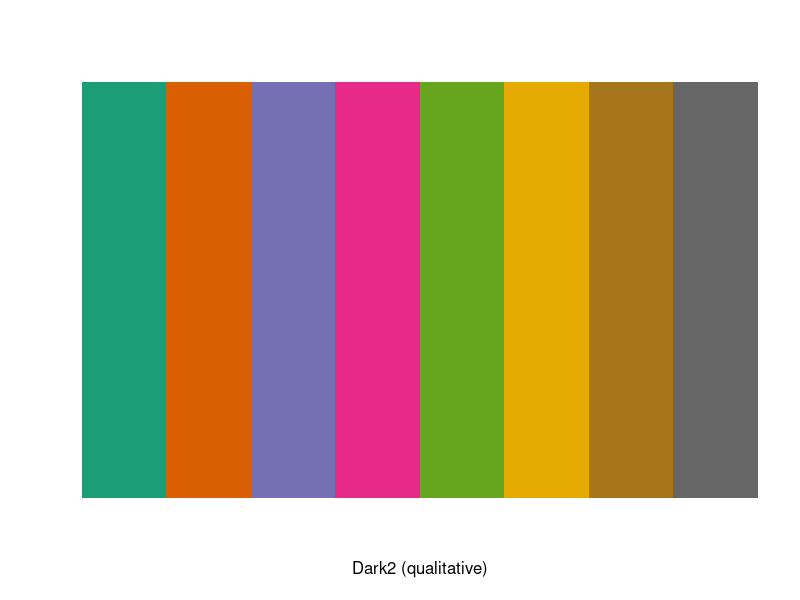
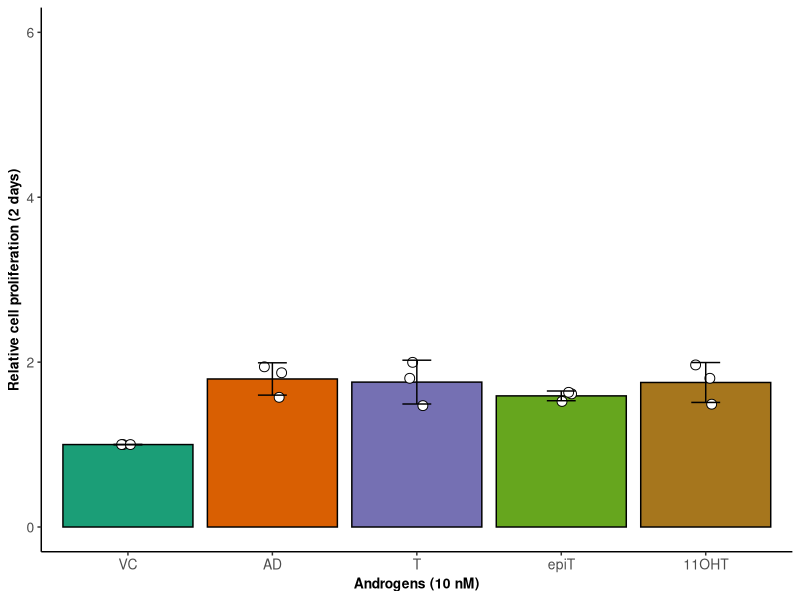
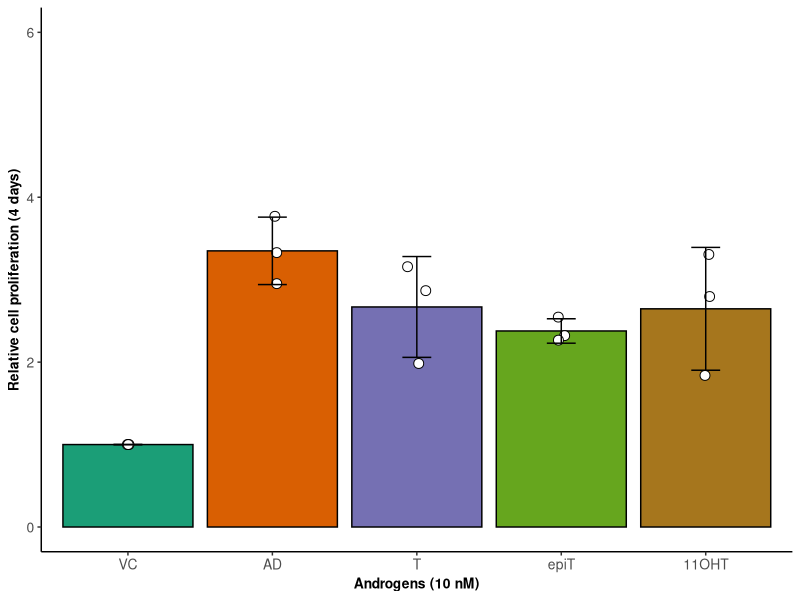
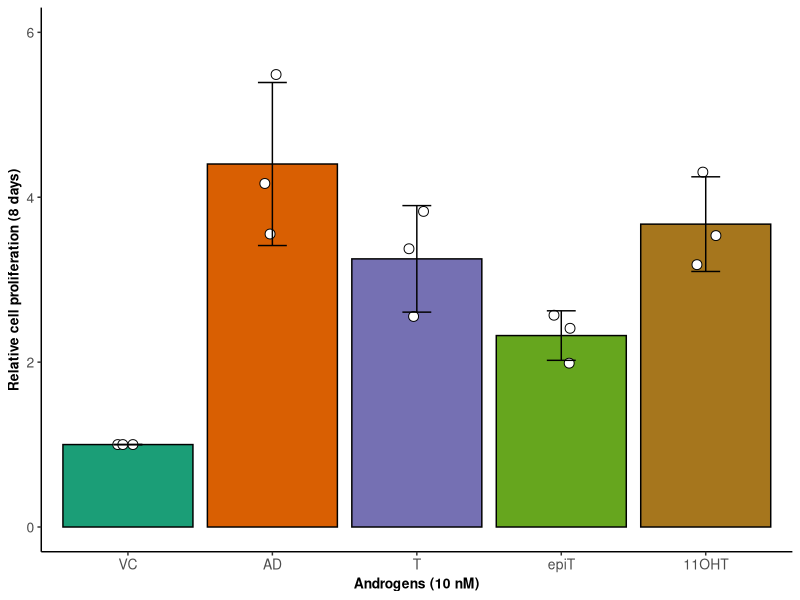
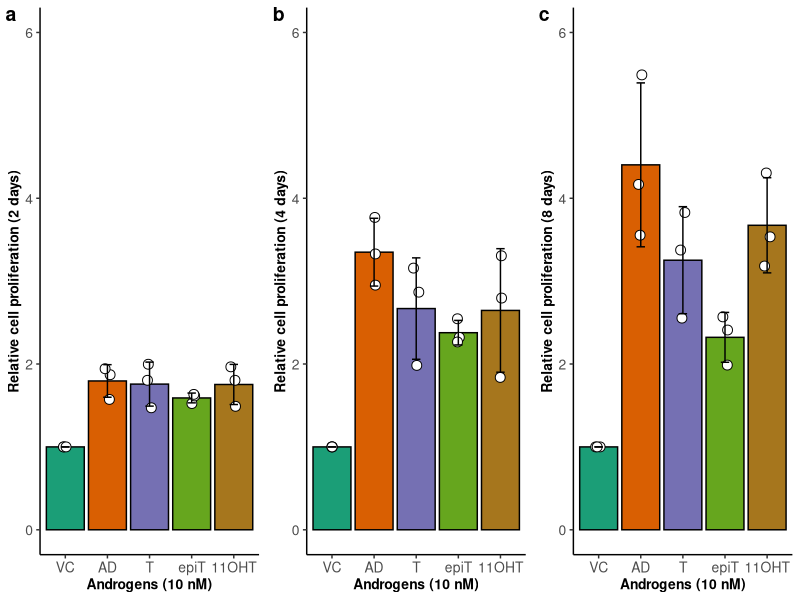
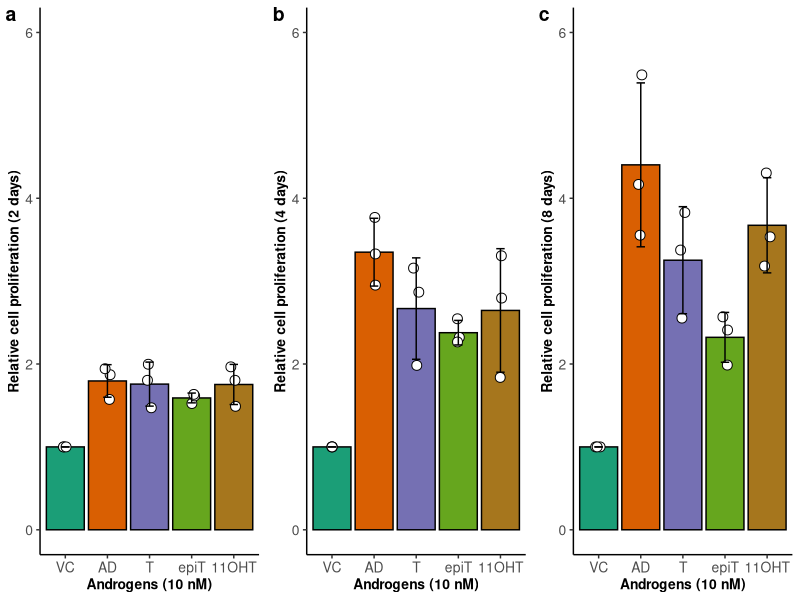

Here is the R script that generated these plots, in order:
## ---- chunk 1
knitr::opts_chunk$set(echo = TRUE)
## ---- chunk 2
getwd()
## ---- chunk 3
library(ggplot2)
library(ape)
library(plyr)
library(RColorBrewer)
library(reshape2)
library(scales)
library(dplyr)
library(ggpubr) 
library(cowplot) 
library(readr)
library(stats)
library(readr)
## ---- chunk 4
d1 <- read_csv("Androgen_VCaP_proliferation_overtime.csv") 
head(d1)
## ---- chunk 5
levels(factor(d1$Androgens))
levels(factor(d1$Time))
## ---- chunk 6
d1_d2 <- subset(d1, Time == "d2")
d1_d4 <- subset(d1, Time == "d4")
d1_d8 <- subset(d1, Time == "d8")
## ---- chunk 7
format.A <-  theme_classic()+ theme(plot.title = element_text(size= 11, hjust=0.5, face="bold"))+ 
  theme(axis.text = element_text(size = 10)) + theme(axis.title = element_text(size = 10, face="bold")) + 
  theme(strip.text = element_text( size = 10, face= "bold")) + theme(legend.position = "none")

format.B <-  theme_classic()+ theme(plot.title = element_text(size= 11, hjust=0.5, face="bold"))+ 
  theme(axis.text = element_text(size = 10)) + theme(axis.title = element_text(size = 10, face="bold")) + 
  theme(strip.text = element_text( size = 10, face= "bold")) 
## ---- chunk 8
display.brewer.pal(n = 8, name = 'Dark2')
brewer.pal(n = 8, name = "Dark2")
## ---- chunk 9
d1_d2$Androgens = factor(d1_d2$Androgens,order = TRUE, levels = c("VC", "AD", "T", "epiT","11OHT"))
d1_d4$Androgens = factor(d1_d4$Androgens,order = TRUE, levels = c("VC", "AD", "T", "epiT","11OHT"))
d1_d8$Androgens = factor(d1_d8$Androgens,order = TRUE, levels = c("VC", "AD", "T", "epiT","11OHT"))
## ---- chunk 10
d1_d2_summary <- d1_d2 %>%
  group_by(Androgens,Replicates) %>%
  summarise(
    Mean = mean(Relative_cell_proliferation),
    SD = sd(Relative_cell_proliferation) 
  )

d1_d2_summary$Relative_cell_proliferation <- d1_d2_summary$Mean
head(d1_d2_summary)
#View(d1_d2_summary)

d1_d2_summary2 <- d1_d2_summary %>%
  group_by(Androgens) %>%
  summarise(
    Mean = mean(Relative_cell_proliferation),
    SD = sd(Relative_cell_proliferation) 
  )

d1_d2_summary2$Relative_cell_proliferation <- d1_d2_summary2$Mean
head(d1_d2_summary2)
#View(d1_d2_summary2)

## ---- chunk 11

p_d2 <- ggplot(d1_d2_summary, aes(x = Androgens, y = Relative_cell_proliferation, fill = Androgens)) +
  geom_bar(data = d1_d2_summary2, aes(y = Relative_cell_proliferation), stat = "identity", position = position_dodge(),color="black") +
  geom_point(position = position_jitterdodge(jitter.width = 0.5, dodge.width = 0.9), aes(color = Androgens), 
             shape = 21, size = 3, stroke = 0.5, fill = "white")  + 
  geom_errorbar(data = d1_d2_summary2, aes(ymin = Relative_cell_proliferation - SD, ymax = Relative_cell_proliferation + SD), 
                width = .2, position = position_dodge(0.9)) + 
  scale_fill_manual(values = c( "#1B9E77", "#D95F02", "#7570B3", "#66A61E" , "#A6761D", "#666666")) + 
  scale_color_manual(values = c( "black" ,"black" ,"black","black","black")) + ylim(0,6) + 
  format.A + labs(x="Androgens (10 nM)", y="Relative cell proliferation (2 days)")

print(p_d2)

## ---- chunk 12
d1_d4_summary <- d1_d4 %>%
  group_by(Androgens,Replicates) %>%
  summarise(
    Mean = mean(Relative_cell_proliferation),
    SD = sd(Relative_cell_proliferation) # This avoids a grouped df warning in ggplot
  )

d1_d4_summary$Relative_cell_proliferation <- d1_d4_summary$Mean
head(d1_d4_summary)
#View(d1_d4_summary)

d1_d4_summary2 <- d1_d4_summary %>%
  group_by(Androgens) %>%
  summarise(
    Mean = mean(Relative_cell_proliferation),
    SD = sd(Relative_cell_proliferation) # This avoids a grouped df warning in ggplot
  )

d1_d4_summary2$Relative_cell_proliferation <- d1_d4_summary2$Mean
head(d1_d4_summary2)
#View(d1_d4_summary2)

## ---- chunk 13

p_d4 <- ggplot(d1_d4_summary, aes(x = Androgens, y = Relative_cell_proliferation, fill = Androgens)) +
  geom_bar(data = d1_d4_summary2, aes(y = Relative_cell_proliferation), stat = "identity", position = position_dodge(),color="black") +
  geom_point(position = position_jitterdodge(jitter.width = 0.5, dodge.width = 0.9), aes(color = Androgens), 
             shape = 21, size = 3, stroke = 0.5, fill = "white")  + 
  geom_errorbar(data = d1_d4_summary2, aes(ymin = Relative_cell_proliferation - SD, ymax = Relative_cell_proliferation + SD), 
                width = .2, position = position_dodge(0.9)) + 
    scale_fill_manual(values = c( "#1B9E77", "#D95F02", "#7570B3", "#66A61E" , "#A6761D", "#666666")) + 
  scale_color_manual(values = c( "black" ,"black" ,"black","black","black")) + ylim(0,6) + 
  format.A + labs(x="Androgens (10 nM)", y="Relative cell proliferation (4 days)")

print(p_d4)

## ---- chunk 14
d1_d8_summary <- d1_d8 %>%
  group_by(Androgens,Replicates) %>%
  summarise(
    Mean = mean(Relative_cell_proliferation),
    SD = sd(Relative_cell_proliferation) 
  )

d1_d8_summary$Relative_cell_proliferation <- d1_d8_summary$Mean
head(d1_d8_summary)
#View(d1_d8_summary)

d1_d8_summary2 <- d1_d8_summary %>%
  group_by(Androgens) %>%
  summarise(
    Mean = mean(Relative_cell_proliferation),
    SD = sd(Relative_cell_proliferation) 
  )

d1_d8_summary2$Relative_cell_proliferation <- d1_d8_summary2$Mean
head(d1_d8_summary2)
#View(d1_d8_summary2)

## ---- chunk 15

p_d8 <- ggplot(d1_d8_summary, aes(x = Androgens, y = Relative_cell_proliferation, fill = Androgens)) +
  geom_bar(data = d1_d8_summary2, aes(y = Relative_cell_proliferation), stat = "identity", position = position_dodge(),color="black") +
  geom_point(position = position_jitterdodge(jitter.width = 0.5, dodge.width = 0.9), aes(color = Androgens), 
             shape = 21, size = 3, stroke = 0.5, fill = "white")  + 
  geom_errorbar(data = d1_d8_summary2, aes(ymin = Relative_cell_proliferation - SD, ymax = Relative_cell_proliferation + SD), 
                width = .2, position = position_dodge(0.9)) + 
    scale_fill_manual(values = c( "#1B9E77", "#D95F02", "#7570B3", "#66A61E" , "#A6761D", "#666666")) + 
  scale_color_manual(values = c( "black" ,"black" ,"black","black","black")) + ylim(0,6) + 
  format.A + labs(x="Androgens (10 nM)", y="Relative cell proliferation (8 days)")

print(p_d8)

## ---- chunk 16
VCaP_cell_proliferation_overtime <- plot_grid(p_d2,p_d4,p_d8, labels=c("a", "b", "c"), ncol = 3, nrow = 1)
print(VCaP_cell_proliferation_overtime)
ggsave("Androgen_VCaP_proliferation_overtime.pdf", height = 3.5, width = 6 , useDingbats = FALSE)
## ---- chunk 17

pairwise.t.test(d1_d2_summary$Relative_cell_proliferation, d1_d2_summary$Androgens, p.adjust.method = "BH")

pairwise.t.test(d1_d4_summary$Relative_cell_proliferation, d1_d4_summary$Androgens, p.adjust.method = "BH")

pairwise.t.test(d1_d8_summary$Relative_cell_proliferation, d1_d8_summary$Androgens, p.adjust.method = "BH")

## ---- chunk 18
sessionInfo()
